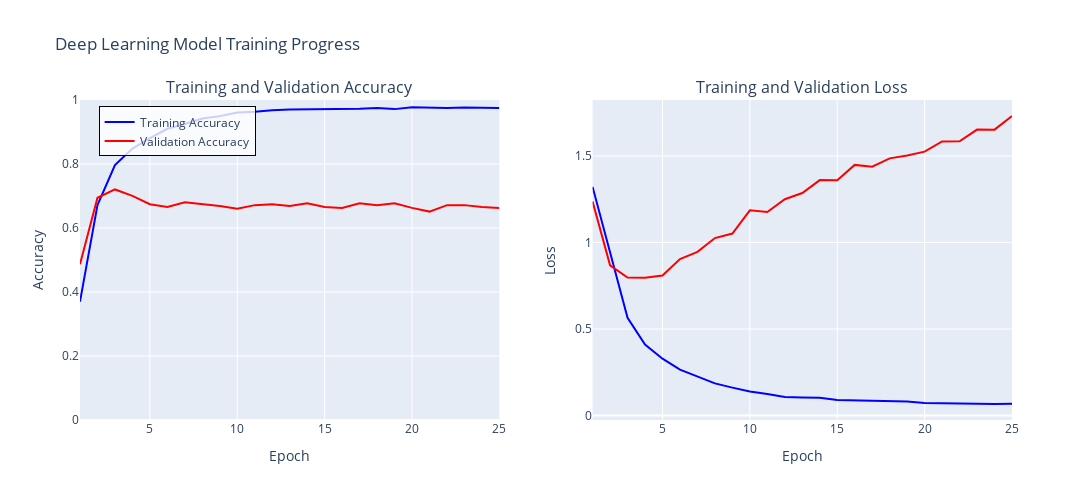

Notebook source saved alongside this figure:
### Markdown cell above
---
##### <a id='toc1_10_5_1_1_'></a>[**>>> Exercise 6 (Take home):**](#toc0_)

Plot the Training and Validation Accuracy and Loss (different plots), just like the images below.(Note: the pictures below are an example from a different model). How to interpret the graphs you got? How are they related to the concept of overfitting/underfitting covered in class?

![pic3.png](./pics/pic3.png)  ![pic4.png](./pics/pic4.png)

### Code cell
# Load the training log
training_log = pd.read_csv("logs/training_log.csv")

# Create figure with 2 subplots
fig = make_subplots(
    rows=1, cols=2,
    subplot_titles=("Training and Validation Accuracy", "Training and Validation Loss")
)

# Plot 1: Accuracy over epochs
fig.add_trace(
    go.Scatter(
        x=training_log['epoch'] + 1,
        y=training_log['accuracy'],
        mode='lines',
        name='Training Accuracy',
        line=dict(color='blue', width=2),
        hovertemplate='<b>Training Accuracy</b><br>Epoch: %{x}<br>Accuracy: %{y:.4f}<extra></extra>'
    ),
    row=1, col=1
)

fig.add_trace(
    go.Scatter(
        x=training_log['epoch'] + 1,
        y=training_log['val_accuracy'],
        mode='lines',
        name='Validation Accuracy',
        line=dict(color='red', width=2),
        hovertemplate='<b>Validation Accuracy</b><br>Epoch: %{x}<br>Accuracy: %{y:.4f}<extra></extra>'
    ),
    row=1, col=1
)

# Plot 2: Loss over epochs
fig.add_trace(
    go.Scatter(
        x=training_log['epoch'] + 1,
        y=training_log['loss'],
        mode='lines',
        name='Training Loss',
        line=dict(color='blue', width=2),
        showlegend=False,
        hovertemplate='<b>Training Loss</b><br>Epoch: %{x}<br>Loss: %{y:.4f}<extra></extra>'
    ),
    row=1, col=2
)

fig.add_trace(
    go.Scatter(
        x=training_log['epoch'] + 1,
        y=training_log['val_loss'],
        mode='lines',
        name='Validation Loss',
        line=dict(color='red', width=2),
        showlegend=False,
        hovertemplate='<b>Validation Loss</b><br>Epoch: %{x}<br>Loss: %{y:.4f}<extra></extra>'
    ),
    row=1, col=2
)

# Update layout
fig.update_xaxes(title_text="Epoch", row=1, col=1)
fig.update_yaxes(title_text="Accuracy", row=1, col=1, range=[0, 1])

fig.update_xaxes(title_text="Epoch", row=1, col=2)
fig.update_yaxes(title_text="Loss", row=1, col=2)

fig.update_layout(
    title_text="Deep Learning Model Training Progress",
    height=500,
    width=1400,
    hovermode='x unified',
    showlegend=True,
    legend=dict(x=0.02, y=0.98, bgcolor='rgba(255, 255, 255, 0.8)', bordercolor='black', borderwidth=1)
)

fig.show()


print("TRAINING LOG SUMMARY")
print("\nACCURACY METRICS:")
print(f"  Initial Training Accuracy:   {training_log['accuracy'].iloc[0]:.4f}")
print(f"  Final Training Accuracy:     {training_log['accuracy'].iloc[-1]:.4f}")
print(f"  Training Improvement:        {training_log['accuracy'].iloc[-1] - training_log['accuracy'].iloc[0]:.4f}")
print()
print(f"  Initial Validation Accuracy: {training_log['val_accuracy'].iloc[0]:.4f}")
print(f"  Final Validation Accuracy:   {training_log['val_accuracy'].iloc[-1]:.4f}")
print(f"  Validation Improvement:      {training_log['val_accuracy'].iloc[-1] - training_log['val_accuracy'].iloc[0]:.4f}")
print()
print(f"  Accuracy Gap (Final):        {abs(training_log['accuracy'].iloc[-1] - training_log['val_accuracy'].iloc[-1]):.4f}")

print("\nLOSS METRICS:")
print(f"  Initial Training Loss:       {training_log['loss'].iloc[0]:.4f}")
print(f"  Final Training Loss:         {training_log['loss'].iloc[-1]:.4f}")
print(f"  Training Loss Reduction:     {training_log['loss'].iloc[0] - training_log['loss'].iloc[-1]:.4f}")
print()
print(f"  Initial Validation Loss:     {training_log['val_loss'].iloc[0]:.4f}")
print(f"  Final Validation Loss:       {training_log['val_loss'].iloc[-1]:.4f}")
print(f"  Validation Loss Reduction:   {training_log['val_loss'].iloc[0] - training_log['val_loss'].iloc[-1]:.4f}")
print()
print(f"  Loss Gap (Final):            {abs(training_log['loss'].iloc[-1] - training_log['val_loss'].iloc[-1]):.4f}")

### Figure 1 — Plotly figure (JSON) as saved in the notebook; plotly's stock layout.template omitted (floating-point values rounded to 4 significant figures)
{"data": [{"hovertemplate": "<b>Training Accuracy</b><br>Epoch: %{x}<br>Accuracy: %{y:.4f}<extra></extra>", "line": {"color": "blue", "width": 2}, "mode": "lines", "name": "Training Accuracy", "type": "scatter", "x": [1, 2, 3, 4, 5, 6, 7, 8, 9, 10, 11, 12, 13, 14, 15, 16, 17, 18, 19, 20, 21, 22, 23, 24, 25], "xaxis": "x", "y": [0.3698, 0.6717, 0.7968, 0.8483, 0.8807, 0.91, 0.925, 0.9419, 0.9496, 0.961, 0.9629, 0.9679, 0.9701, 0.9707, 0.9715, 0.9723, 0.9723, 0.9754, 0.9715, 0.977, 0.9759, 0.9751, 0.9762, 0.9754, 0.9751], "yaxis": "y"}, {"hovertemplate": "<b>Validation Accuracy</b><br>Epoch: %{x}<br>Accuracy: %{y:.4f}<extra></extra>", "line": {"color": "red", "width": 2}, "mode": "lines", "name": "Validation Accuracy", "type": "scatter", "x": [1, 2, 3, 4, 5, 6, 7, 8, 9, 10, 11, 12, 13, 14, 15, 16, 17, 18, 19, 20, 21, 22, 23, 24, 25], "xaxis": "x", "y": [0.487, 0.6945, 0.7205, 0.7003, 0.6744, 0.6657, 0.6801, 0.6744, 0.6686, 0.6599, 0.6715, 0.6744, 0.6686, 0.6772, 0.6657, 0.6628, 0.6772, 0.6715, 0.6772, 0.6628, 0.6513, 0.6715, 0.6715, 0.6657, 0.6628], "yaxis": "y"}, {"hovertemplate": "<b>Training Loss</b><br>Epoch: %{x}<br>Loss: %{y:.4f}<extra></extra>", "line": {"color": "blue", "width": 2}, "mode": "lines", "name": "Training Loss", "showlegend": false, "type": "scatter", "x": [1, 2, 3, 4, 5, 6, 7, 8, 9, 10, 11, 12, 13, 14, 15, 16, 17, 18, 19, 20, 21, 22, 23, 24, 25], "xaxis": "x2", "y": [1.321, 0.9497, 0.5649, 0.4102, 0.3286, 0.2652, 0.2269, 0.1863, 0.1618, 0.139, 0.1247, 0.107, 0.1046, 0.1035, 0.08972, 0.08707, 0.08692, 0.08088, 0.08188, 0.07339, 0.07214, 0.06751, 0.06725, 0.06706, 0.06892], "yaxis": "y2"}, {"hovertemplate": "<b>Validation Loss</b><br>Epoch: %{x}<br>Loss: %{y:.4f}<extra></extra>", "line": {"color": "red", "width": 2}, "mode": "lines", "name": "Validation Loss", "showlegend": false, "type": "scatter", "x": [1, 2, 3, 4, 5, 6, 7, 8, 9, 10, 11, 12, 13, 14, 15, 16, 17, 18, 19, 20, 21, 22, 23, 24, 25], "xaxis": "x2", "y": [1.236, 0.8682, 0.798, 0.7969, 0.8096, 0.9044, 0.9456, 1.025, 1.051, 1.186, 1.176, 1.25, 1.286, 1.36, 1.359, 1.448, 1.438, 1.486, 1.503, 1.524, 1.584, 1.584, 1.652, 1.652, 1.731], "yaxis": "y2"}], "layout": {"annotations": [{"font": {"size": 16}, "showarrow": false, "text": "Training and Validation Accuracy", "x": 0.225, "xanchor": "center", "xref": "paper", "y": 1, "yanchor": "bottom", "yref": "paper"}, {"font": {"size": 16}, "showarrow": false, "text": "Training and Validation Loss", "x": 0.775, "xanchor": "center", "xref": "paper", "y": 1, "yanchor": "bottom", "yref": "paper"}], "height": 500, "hovermode": "x unified", "legend": {"bgcolor": "rgba(255, 255, 255, 0.8)", "bordercolor": "black", "borderwidth": 1, "x": 0.02, "y": 0.98}, "showlegend": true, "title": {"text": "Deep Learning Model Training Progress"}, "width": 1400, "xaxis": {"anchor": "y", "domain": [0, 0.45], "title": {"text": "Epoch"}}, "xaxis2": {"anchor": "y2", "domain": [0.55, 1], "title": {"text": "Epoch"}}, "yaxis": {"anchor": "x", "domain": [0, 1], "range": [0, 1], "title": {"text": "Accuracy"}}, "yaxis2": {"anchor": "x2", "domain": [0, 1], "title": {"text": "Loss"}}}}
